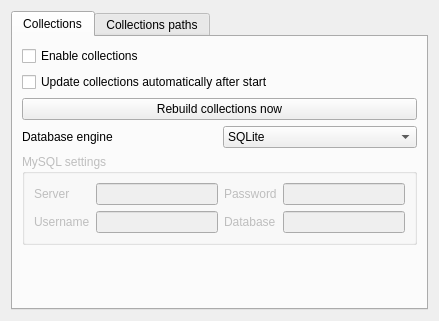
<?xml version="1.0" encoding="UTF-8"?>
<ui version="4.0">
 <class>CollectionsPage</class>
 <widget class="QWidget" name="CollectionsPage">
  <property name="geometry">
   <rect>
    <x>0</x>
    <y>0</y>
    <width>439</width>
    <height>321</height>
   </rect>
  </property>
  <property name="windowTitle">
   <string>Form</string>
  </property>
  <layout class="QGridLayout" name="gridLayout">
   <item row="0" column="0">
    <widget class="QTabWidget" name="tabWidget">
     <property name="currentIndex">
      <number>0</number>
     </property>
     <widget class="QWidget" name="collectionsTab">
      <attribute name="title">
       <string>Collections</string>
      </attribute>
      <layout class="QVBoxLayout" name="verticalLayout_2">
       <item>
        <widget class="QCheckBox" name="enableCollectionsCheckbox">
         <property name="text">
          <string>Enable collections</string>
         </property>
        </widget>
       </item>
       <item>
        <widget class="QCheckBox" name="autoupdateCollectionsCheckbox">
         <property name="text">
          <string>Update collections automatically after start</string>
         </property>
        </widget>
       </item>
       <item>
        <widget class="QPushButton" name="rebuildCollectionsButton">
         <property name="text">
          <string>Rebuild collections now</string>
         </property>
        </widget>
       </item>
       <item>
        <layout class="QHBoxLayout" name="horizontalLayout_2">
         <item>
          <widget class="QLabel" name="label">
           <property name="text">
            <string>Database engine</string>
           </property>
          </widget>
         </item>
         <item>
          <widget class="QComboBox" name="dbEngineCombo">
           <item>
            <property name="text">
             <string>SQLite</string>
            </property>
            <property name="data">
              <string>QSQLITE</string>
            </property>
           </item>
           <item>
            <property name="text">
             <string>MySQL</string>
            </property>
            <property name="data">
              <string>QMYSQL</string>
            </property>
           </item>
          </widget>
         </item>
        </layout>
       </item>
       <item>
        <widget class="QGroupBox" name="mysqlSettings">
         <property name="enabled">
          <bool>false</bool>
         </property>
         <property name="title">
          <string>MySQL settings</string>
         </property>
         <layout class="QGridLayout" name="gridLayout_2">
          <item row="0" column="0">
           <widget class="QLabel" name="label_3">
            <property name="text">
             <string>Server</string>
            </property>
           </widget>
          </item>
          <item row="0" column="1">
           <widget class="QLineEdit" name="mysqlServerEdit"/>
          </item>
          <item row="0" column="2">
           <widget class="QLabel" name="label_4">
            <property name="text">
             <string>Password</string>
            </property>
           </widget>
          </item>
          <item row="0" column="3">
           <widget class="QLineEdit" name="mysqlPasswordEdit">
            <property name="echoMode">
             <enum>QLineEdit::Password</enum>
            </property>
           </widget>
          </item>
          <item row="1" column="0">
           <widget class="QLabel" name="label_2">
            <property name="text">
             <string>Username</string>
            </property>
           </widget>
          </item>
          <item row="1" column="1">
           <widget class="QLineEdit" name="mysqlUsernameEdit"/>
          </item>
          <item row="1" column="2">
           <widget class="QLabel" name="label_5">
            <property name="text">
             <string>Database</string>
            </property>
           </widget>
          </item>
          <item row="1" column="3">
           <widget class="QLineEdit" name="mysqlDatabaseEdit"/>
          </item>
         </layout>
        </widget>
       </item>
       <item>
        <spacer name="verticalSpacer_2">
         <property name="orientation">
          <enum>Qt::Vertical</enum>
         </property>
         <property name="sizeHint" stdset="0">
          <size>
           <width>20</width>
           <height>40</height>
          </size>
         </property>
        </spacer>
       </item>
      </layout>
     </widget>
     <widget class="QWidget" name="collectionsPathsTab">
      <attribute name="title">
       <string>Collections paths</string>
      </attribute>
      <layout class="QHBoxLayout" name="horizontalLayout">
       <item>
        <widget class="QListWidget" name="collectionsPathsList"/>
       </item>
       <item>
        <layout class="QVBoxLayout" name="verticalLayout">
         <item>
          <widget class="QPushButton" name="addPathButton">
           <property name="text">
            <string>Add...</string>
           </property>
          </widget>
         </item>
         <item>
          <widget class="QPushButton" name="removePathButton">
           <property name="text">
            <string>Remove</string>
           </property>
          </widget>
         </item>
         <item>
          <widget class="QPushButton" name="removeAllPathsButton">
           <property name="text">
            <string>Remove all</string>
           </property>
          </widget>
         </item>
         <item>
          <spacer name="verticalSpacer">
           <property name="orientation">
            <enum>Qt::Vertical</enum>
           </property>
           <property name="sizeHint" stdset="0">
            <size>
             <width>20</width>
             <height>40</height>
            </size>
           </property>
          </spacer>
         </item>
        </layout>
       </item>
      </layout>
     </widget>
    </widget>
   </item>
  </layout>
 </widget>
 <resources/>
 <connections/>
</ui>
